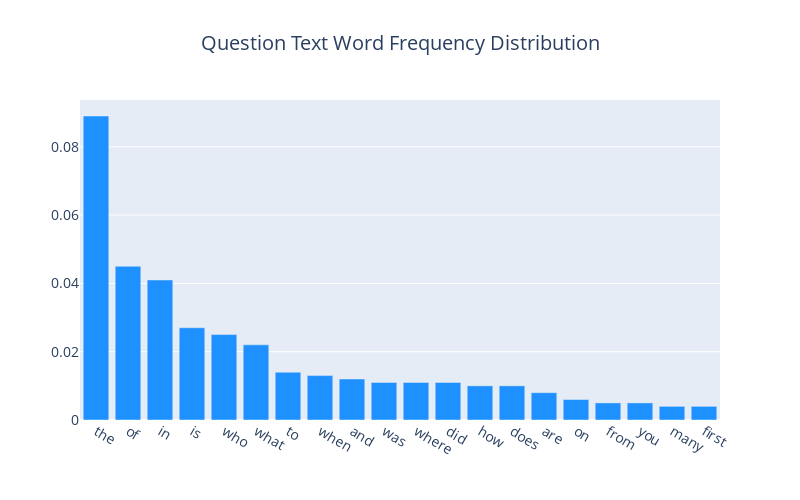

Notebook cell for this chart:
### Markdown cell above
So we have some interesting words like many, world, played, name, song, movie and a lot more.

Let´s check the test set and see if we have the same behaviour.

### Code cell
frequency = count_word_frequency(test['question_text'])

### Figure 1 — Plotly figure (JSON) as saved in the notebook; plotly's stock layout.template omitted (floating-point values rounded to 4 significant figures)
{"data": [{"marker": {"color": "#1E90FF"}, "type": "bar", "x": ["the", "of", "in", "is", "who", "what", "to", "when", "and", "was", "where", "did", "how", "does", "are", "on", "from", "you", "many", "first"], "y": [0.089, 0.045, 0.041, 0.027, 0.025, 0.022, 0.014, 0.013, 0.012, 0.011, 0.011, 0.011, 0.01, 0.01, 0.008, 0.006, 0.005, 0.005, 0.004, 0.004]}], "layout": {"font": {"size": 14}, "height": 500, "title": {"text": "Question Text Word Frequency Distribution", "x": 0.5}, "width": 800}}
